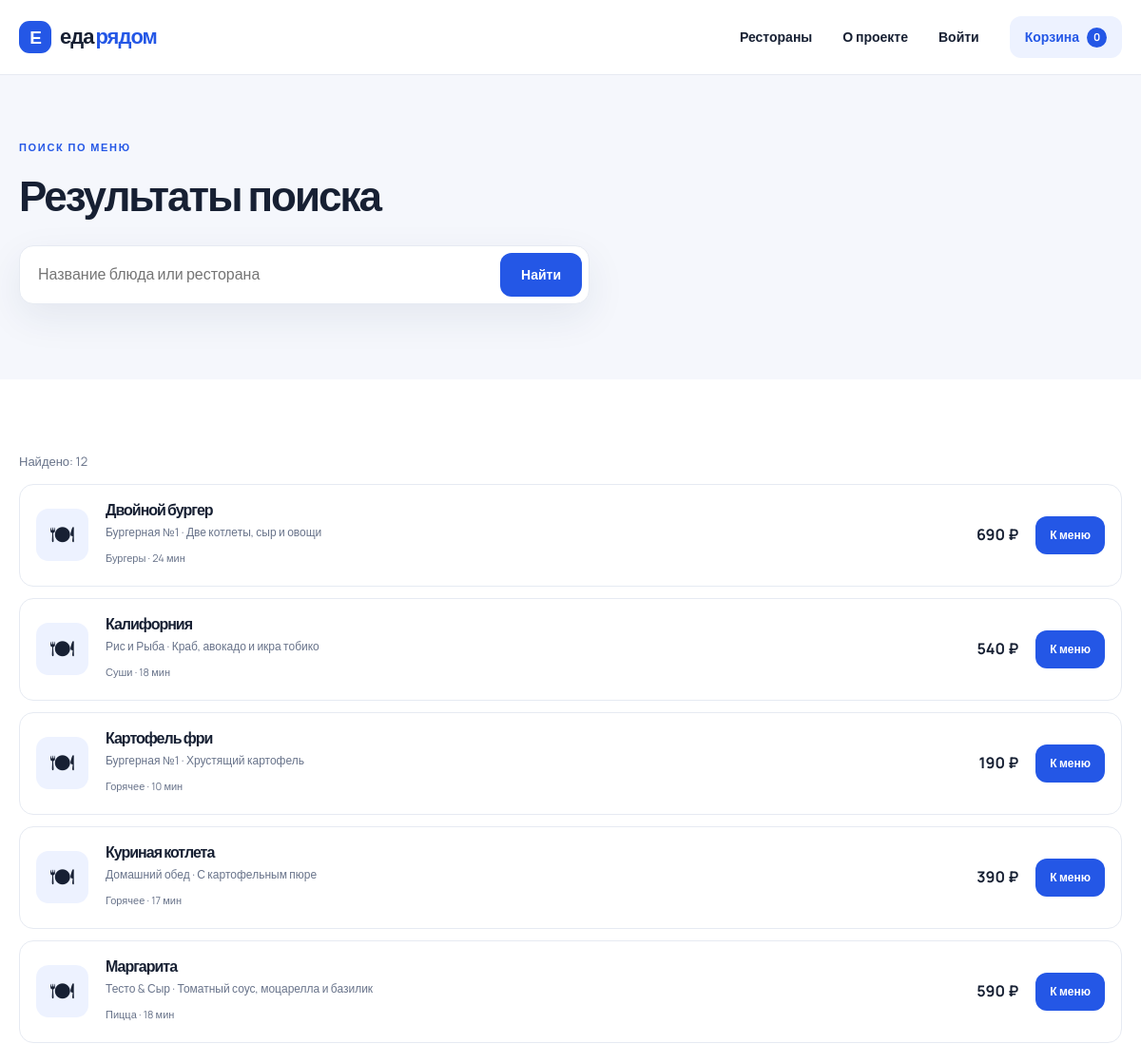
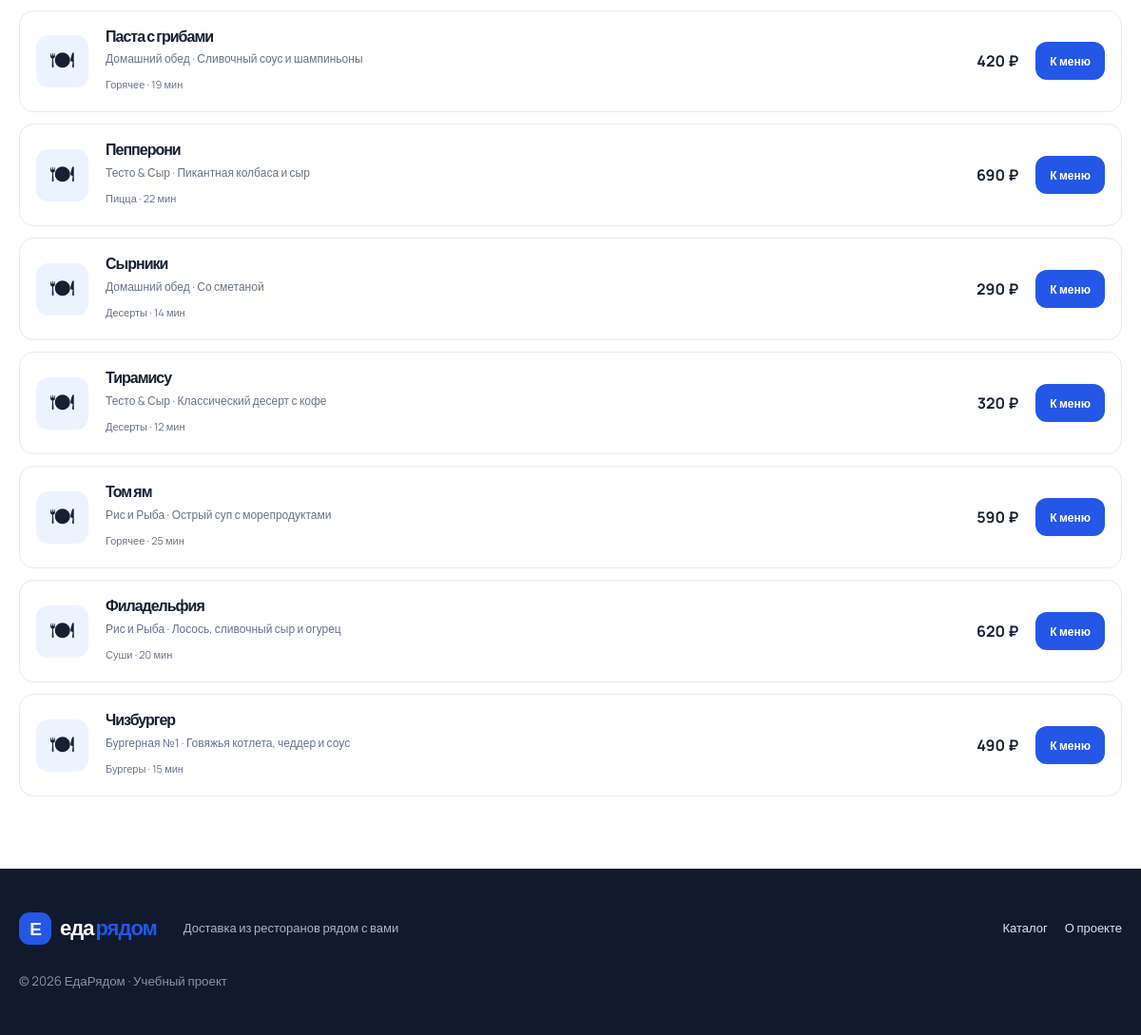
The app's page /search/ with its own data (2 pictures, top to bottom).
### delivery/models.py (models this page shows, shortened)
class Dish(models.Model):
    restaurant = models.ForeignKey(Restaurant, on_delete=models.CASCADE, related_name='dishes')
    category = models.ForeignKey(Category, on_delete=models.PROTECT, related_name='dishes')
    name = models.CharField('Название', max_length=120)
    description = models.CharField('Описание', max_length=240)
    price = models.DecimalField('Цена', max_digits=8, decimal_places=2)
    weight = models.CharField('Вес', max_length=40, blank=True)
    cooking_minutes = models.PositiveIntegerField('Время приготовления', default=15)
    image = models.ImageField('Изображение', upload_to='dishes/', blank=True)
    is_available = models.BooleanField('В наличии', default=True)

class Restaurant(models.Model):
    name = models.CharField('Название', max_length=120)
    slug = models.SlugField(unique=True)
    description = models.TextField('Описание')
    cuisine = models.CharField('Кухня', max_length=80)
    image = models.ImageField('Изображение', upload_to='restaurants/', blank=True)
    delivery_zone = models.ForeignKey(DeliveryZone, on_delete=models.PROTECT, verbose_name='Зона доставки')
    minimum_order = models.DecimalField('Минимальный заказ', max_digits=8, decimal_places=2, default=500)
    rating = models.FloatField('Рейтинг', default=4.7, validators=[MinValueValidator(0)])
    delivery_minutes = models.PositiveIntegerField('Ориентир доставки', default=40)
    is_active = models.BooleanField('Активен', default=True)

class Category(models.Model):
    name = models.CharField('Название', max_length=80)
    slug = models.SlugField(unique=True)

### delivery/views.py (the view)
# urls.py: path('search/', views.search, name='search'),
def search(request):
    q = request.GET.get('q', '').strip()
    dishes = Dish.objects.filter(is_available=True).select_related('restaurant', 'category')
    if q: dishes = dishes.filter(Q(name__icontains=q) | Q(description__icontains=q) | Q(restaurant__name__icontains=q))
    page_obj = Paginator(dishes.order_by('name'), 20).get_page(request.GET.get('page'))
    return render(request, 'delivery/search.html', {'page_obj': page_obj, 'q': q})

### templates/delivery/search.html (shortened to what this page needs)
{% extends 'delivery/base.html' %}
{% block content %}
<section class="page-top">
    <div class="container">
        <span class="eyebrow">ПОИСК ПО МЕНЮ</span>
        <h1>Результаты поиска</h1>
        <form class="hero-search search-wide" action="{% url 'search' %}" method="get">
            <input id="search-q" name="q" value="{{ q }}" placeholder="Название блюда или ресторана">
            <button class="btn" type="submit">Найти</button>
        </form>
    </div>
</section>
<section class="container section">
    <p class="muted">Найдено: {{ page_obj.paginator.count }}</p>
    <div class="result-list">
        {% for dish in page_obj %}
        <article class="result-item">
            <div class="result-icon" aria-hidden="true">🍽</div>
            <div>
                <h2>{{ dish.name }}</h2>
                <p>{{ dish.restaurant.name }} · {{ dish.description|truncatechars:100 }}</p>
                <small>{{ dish.category.name }} · {{ dish.cooking_minutes }} мин</small>
            </div>
            <strong>{{ dish.price|floatformat:0 }} ₽</strong>
            <a class="btn btn-small" href="{% url 'restaurant_detail' dish.restaurant.slug %}">К меню</a>
        </article>
        {% empty %}
        <p>По запросу «{{ q|truncatechars:50 }}» ничего не найдено.</p>
        {% endfor %}
    </div>
</section>
{% endblock %}

### static/css/style.css (style rules this page uses)
:root { --blue:#2457e6; --blue-dark:#173eb4; --ink:#172033; --muted:#68738a; --line:#e6eaf2; --soft:#f5f7fc; --white:#fff; --orange:#ffb454; --radius:20px; --space:24px; --shadow:0 14px 40px rgba(24,45,92,.08) }
* { box-sizing:border-box }
html { scroll-behavior:smooth }
body { margin:0; font-family:Manrope,Arial,sans-serif; color:var(--ink); background:#fff; font-size:16px; line-height:1.6 }
a { color:inherit; text-decoration:none }
button,input,select,textarea { font:inherit }
button,a,select { touch-action:manipulation }
button { cursor:pointer }
.container { width:min(1160px,calc(100% - 40px)); margin-inline:auto }
.eyebrow { font-size:11px; font-weight:800; letter-spacing:1.7px; color:var(--blue) }
h1,h2,h3,p { margin-top:0 }
h1 { font-size:clamp(36px,5vw,58px); line-height:1.12; letter-spacing:-2px; margin:14px 0 20px }
h2 { font-size:clamp(25px,3vw,34px); line-height:1.2; letter-spacing:-1px; margin:8px 0 14px }
.hero-search { display:flex; gap:9px; padding:7px; background:white; border:1px solid var(--line); border-radius:15px; box-shadow:var(--shadow); max-width:520px; margin:28px 0 17px }
.hero-search input { border:0; outline:0; min-width:0; flex:1; padding:0 12px }
.btn { display:inline-flex; align-items:center; justify-content:center; min-height:46px; padding:0 22px; border:0; border-radius:12px; background:var(--blue); color:white; font-weight:800; font-size:14px; transition:transform .18s,background .18s }
.btn-small { min-height:40px; padding:0 15px; font-size:12px }
.section { padding-top:76px; padding-bottom:76px }
.page-top { background:var(--soft); padding:62px 0 }
.page-top h1 { font-size:44px }
.search-wide { max-width:600px }
.result-list { display:grid; gap:12px }
.result-item,.cart-item { display:flex; align-items:center; gap:18px; padding:17px; border:1px solid var(--line); border-radius:15px }
.result-icon { width:55px; height:55px; flex:none; border-radius:13px; background:#edf2ff; display:grid; place-items:center; font-size:25px }
.result-item>div:nth-child(2),.cart-item>div:nth-child(2) { flex:1;min-width:0 }
.result-item h2,.cart-item h2 { font-size:16px; margin:0 0 4px }
.result-item p,.cart-item p { font-size:12px; color:var(--muted); margin:0 0 4px }
.result-item small { font-size:11px; color:var(--muted) }
.result-item>strong,.cart-item>strong { white-space:nowrap }
.muted { color:var(--muted); font-size:13px }

### records on screen
Dish: name "Двойной бургер", restaurant.name "Бургерная №1", description "Две котлеты, сыр и овощи", category.name "Бургеры", cooking_minutes "24", price "690"
Dish: name "Калифорния", restaurant.name "Рис и Рыба", description "Краб, авокадо и икра тобико", category.name "Суши", cooking_minutes "18", price "540"
Dish: name "Картофель фри", restaurant.name "Бургерная №1", description "Хрустящий картофель", category.name "Горячее", cooking_minutes "10", price "190"
Dish: name "Куриная котлета", restaurant.name "Домашний обед", description "С картофельным пюре", category.name "Горячее", cooking_minutes "17", price "390"
Dish: name "Маргарита", restaurant.name "Тесто & Сыр", description "Томатный соус, моцарелла и базилик", category.name "Пицца", cooking_minutes "18", price "590"
Dish: name "Паста с грибами", restaurant.name "Домашний обед", description "Сливочный соус и шампиньоны", category.name "Горячее", cooking_minutes "19", price "420"
Dish: name "Пепперони", restaurant.name "Тесто & Сыр", description "Пикантная колбаса и сыр", category.name "Пицца", cooking_minutes "22", price "690"
Dish: name "Сырники", restaurant.name "Домашний обед", description "Со сметаной", category.name "Десерты", cooking_minutes "14", price "290"
Dish: name "Тирамису", restaurant.name "Тесто & Сыр", description "Классический десерт с кофе", category.name "Десерты", cooking_minutes "12", price "320"
Dish: name "Том ям", restaurant.name "Рис и Рыба", description "Острый суп с морепродуктами", category.name "Горячее", cooking_minutes "25", price "590"
Dish: name "Филадельфия", restaurant.name "Рис и Рыба", description "Лосось, сливочный сыр и огурец", category.name "Суши", cooking_minutes "20", price "620"
Dish: name "Чизбургер", restaurant.name "Бургерная №1", description "Говяжья котлета, чеддер и соус", category.name "Бургеры", cooking_minutes "15", price "490"

### other values on screen
{{ request.session.cart|length|default:0 }} "0"
{{ page_obj.paginator.count }} "12"
